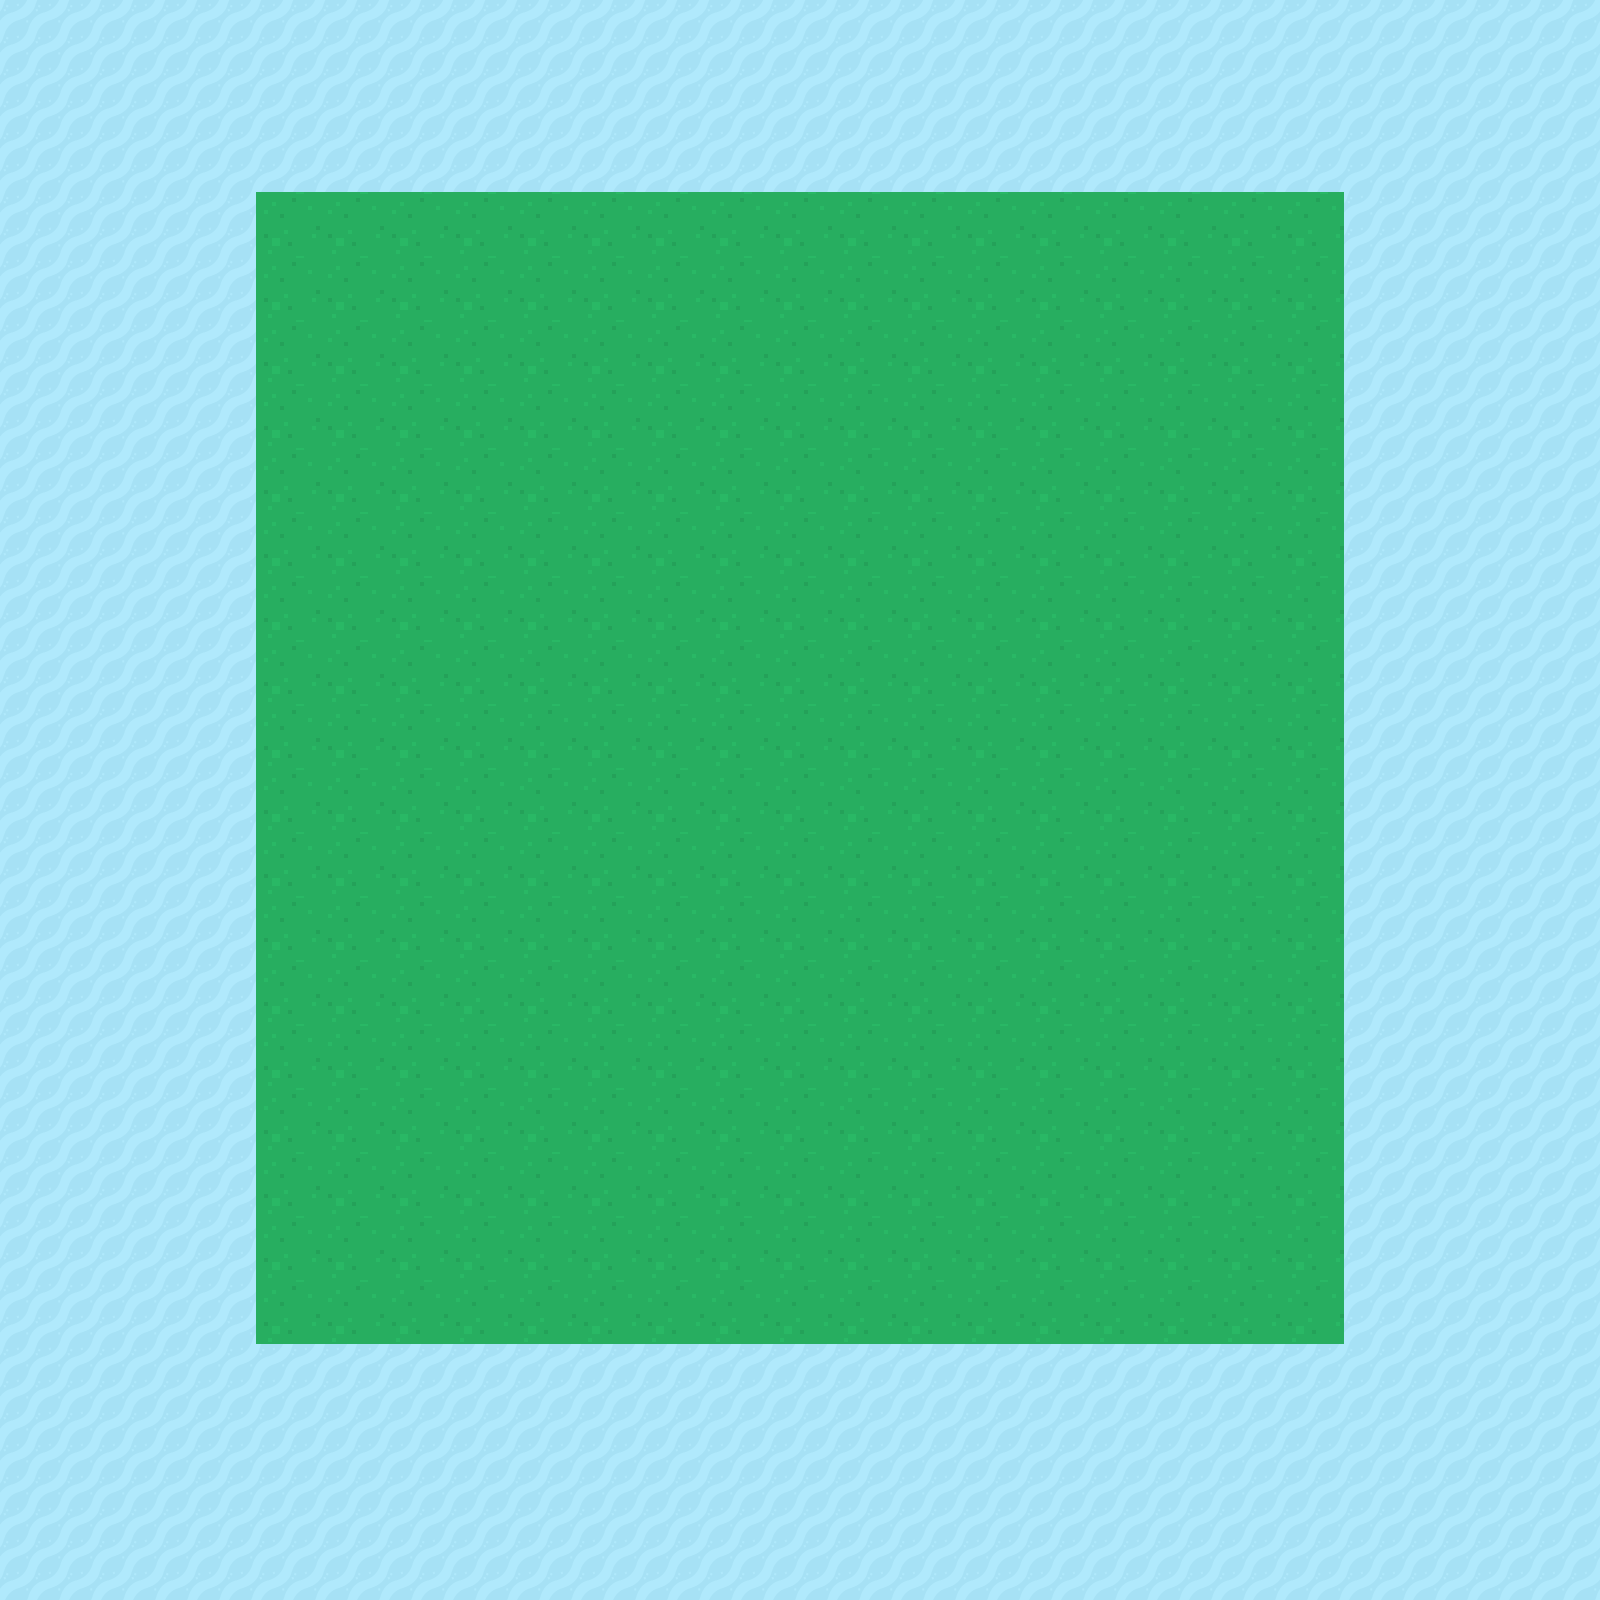

A 2D game scene composited from a Tiled map and its tileset images. What follows is a short description and the map's XML, with each tile layer's data collapsed to a summary:
An orthogonal 25x25 tile map with 64x64 px tiles, 1 tile layer (tile_layer) and 109 objects (68x collision, 19x forest, 6x 2, 6x plus, 4x 1, ...).

<map version="1.5" tiledversion="1.7.2" orientation="orthogonal" renderorder="right-down" width="25" height="25" tilewidth="64" tileheight="64" infinite="0" nextlayerid="3" nextobjectid="263">
 <tileset firstgid="1" source="sprite_sheet.tsx" />
 <layer id="1" name="tile_layer" width="25" height="25">
  <data>[625 cells, 625 non-empty, 2 distinct tile ids]</data>
 </layer>
 <objectgroup id="2" name="collision">
  <object id="69" name="forest" type="collision" gid="42" x="1280" y="1344" width="64" height="64" />
  <object id="191" name="forest" type="collision" gid="42" x="1280" y="1280" width="64" height="64" />
  <object id="70" name="forest" type="collision" gid="42" x="1216" y="1344" width="64" height="64" />
  <object id="71" name="forest" type="collision" gid="42" x="1152" y="1344" width="64" height="64" />
  <object id="72" name="forest" type="collision" gid="42" x="1088" y="1344" width="64" height="64" />
  <object id="73" name="forest" type="collision" gid="42" x="1024" y="1344" width="64" height="64" />
  <object id="74" name="forest" type="collision" gid="42" x="960" y="1344" width="64" height="64" />
  <object id="75" name="forest" type="collision" gid="42" x="897" y="1344" width="64" height="64" />
  <object id="76" name="forest" type="collision" gid="42" x="832" y="1344" width="64" height="64" />
  <object id="77" name="forest" type="collision" gid="42" x="768" y="1344" width="64" height="64" />
  <object id="144" name="forest" type="collision" gid="42" x="448" y="1344" width="64" height="64" />
  <object id="145" name="forest" type="collision" gid="42" x="512" y="1344" width="64" height="64" />
  <object id="78" name="forest" type="collision" gid="42" x="704" y="1344" width="64" height="64" />
  <object id="143" name="forest" type="collision" gid="42" x="384" y="1344" width="64" height="64" />
  <object id="79" name="forest" type="collision" gid="42" x="640" y="1344" width="64" height="64" />
  <object id="142" name="forest" type="collision" gid="42" x="320" y="1344" width="64" height="64" />
  <object id="80" name="forest" type="collision" gid="42" x="576" y="1344" width="64" height="64" />
  <object id="141" name="forest" type="collision" gid="42" x="256" y="1344" width="64" height="64" />
  <object id="160" name="forest" type="collision" gid="42" x="256" y="896" width="64" height="64" />
  <object id="190" name="forest" type="collision" gid="42" x="1280" y="960" width="64" height="64" />
  <object id="152" name="forest" type="collision" gid="42" x="256" y="1088" width="64" height="64" />
  <object id="189" name="forest" type="collision" gid="42" x="1280" y="1152" width="64" height="64" />
  <object id="159" name="forest" type="collision" gid="42" x="256" y="640" width="64" height="64" />
  <object id="188" name="forest" type="collision" gid="42" x="1280" y="704" width="64" height="64" />
  <object id="148" name="forest" type="collision" gid="42" x="256" y="1216" width="64" height="64" />
  <object id="158" name="forest" type="collision" gid="42" x="256" y="768" width="64" height="64" />
  <object id="187" name="forest" type="collision" gid="42" x="1280" y="832" width="64" height="64" />
  <object id="151" name="forest" type="collision" gid="42" x="256" y="960" width="64" height="64" />
  <object id="186" name="forest" type="collision" gid="42" x="1280" y="1024" width="64" height="64" />
  <object id="157" name="forest" type="collision" gid="42" x="256" y="512" width="64" height="64" />
  <object id="185" name="forest" type="collision" gid="42" x="1280" y="576" width="64" height="64" />
  <object id="163" name="forest" type="collision" gid="42" x="256" y="320" width="64" height="64" />
  <object id="184" name="forest" type="collision" gid="42" x="1280" y="384" width="64" height="64" />
  <object id="146" name="forest" type="collision" gid="42" x="256" y="1280" width="64" height="64" />
  <object id="156" name="forest" type="collision" gid="42" x="256" y="832" width="64" height="64" />
  <object id="183" name="forest" type="collision" gid="42" x="1280" y="896" width="64" height="64" />
  <object id="150" name="forest" type="collision" gid="42" x="256" y="1024" width="64" height="64" />
  <object id="182" name="forest" type="collision" gid="42" x="1280" y="1088" width="64" height="64" />
  <object id="155" name="forest" type="collision" gid="42" x="256" y="576" width="64" height="64" />
  <object id="181" name="forest" type="collision" gid="42" x="1280" y="640" width="64" height="64" />
  <object id="162" name="forest" type="collision" gid="42" x="256" y="384" width="64" height="64" />
  <object id="180" name="forest" type="collision" gid="42" x="1280" y="448" width="64" height="64" />
  <object id="147" name="forest" type="collision" gid="42" x="256" y="1149" width="64" height="64" />
  <object id="179" name="forest" type="collision" gid="42" x="1280" y="1213" width="64" height="64" />
  <object id="154" name="forest" type="collision" gid="42" x="256" y="704" width="64" height="64" />
  <object id="178" name="forest" type="collision" gid="42" x="1280" y="768" width="64" height="64" />
  <object id="149" name="forest" type="collision" gid="42" x="256" y="896" width="64" height="64" />
  <object id="153" name="forest" type="collision" gid="42" x="256" y="448" width="64" height="64" />
  <object id="177" name="forest" type="collision" gid="42" x="1280" y="512" width="64" height="64" />
  <object id="161" name="forest" type="collision" gid="42" x="256" y="256" width="64" height="64" />
  <object id="195" name="forest" type="collision" gid="42" x="512" y="256" width="64" height="64" />
  <object id="199" name="forest" type="collision" gid="42" x="768" y="256" width="64" height="64" />
  <object id="176" name="forest" type="collision" gid="42" x="1280" y="320" width="64" height="64" />
  <object id="200" name="forest" type="collision" gid="42" x="1280" y="256" width="64" height="64" />
  <object id="201" name="forest" type="collision" gid="42" x="1216" y="256" width="64" height="64" />
  <object id="202" name="forest" type="collision" gid="42" x="1152" y="256" width="64" height="64" />
  <object id="203" name="forest" type="collision" gid="42" x="1088" y="256" width="64" height="64" />
  <object id="204" name="forest" type="collision" gid="42" x="1024" y="256" width="64" height="64" />
  <object id="166" name="forest" type="collision" gid="42" x="384" y="256" width="64" height="64" />
  <object id="194" name="forest" type="collision" gid="42" x="640" y="256" width="64" height="64" />
  <object id="198" name="forest" type="collision" gid="42" x="896" y="256" width="64" height="64" />
  <object id="164" name="forest" type="collision" gid="42" x="320" y="256" width="64" height="64" />
  <object id="193" name="forest" type="collision" gid="42" x="576" y="256" width="64" height="64" />
  <object id="197" name="forest" type="collision" gid="42" x="832" y="256" width="64" height="64" />
  <object id="165" name="forest" type="collision" gid="42" x="448" y="256" width="64" height="64" />
  <object id="192" name="forest" type="collision" gid="42" x="704" y="256" width="64" height="64" />
  <object id="196" name="forest" type="collision" gid="42" x="960" y="256" width="64" height="64" />
  <object id="205" name="home" type="collision" gid="62" x="512" y="576" width="64" height="64" />
  <object id="215" name="forest" gid="42" x="768" y="768" width="64" height="64" />
  <object id="216" name="forest" gid="42" x="704" y="768" width="64" height="64" />
  <object id="217" name="forest" gid="42" x="640" y="768" width="64" height="64" />
  <object id="218" name="forest" gid="42" x="576" y="768" width="64" height="64" />
  <object id="219" name="forest" gid="42" x="512" y="768" width="64" height="64" />
  <object id="220" name="forest" gid="42" x="512" y="832" width="64" height="64" />
  </objectgroup>
</map>
<!-- 35 of 109 objects omitted -->
